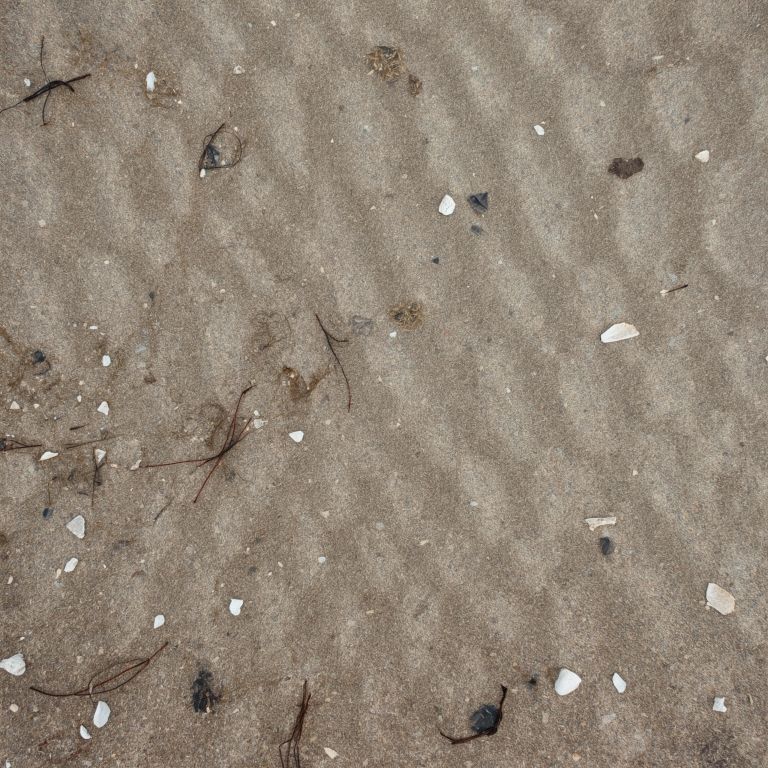
#> input picture generated/leonardo/coast_sand_foreshore_v1/candidate_2.jpg, 1536 x 1536 px, found by its file name (shown at 1/2 size)
$ python derive_plate_normals.py
#> lines starting #> are read from the running program, lines starting #| are printed output that depends on the picture; after the words box and inside, x2 and y2 are one past the last pixel; in counts of white or black regions, pixels touching at a corner belong together
### tools/process_leonardo_terrain_textures.py
#!/usr/bin/env python3
"""Prepare selected Leonardo terrain albedos for the Godot runtime.

The generator output is treated as an authored candidate, not as a drop-in
runtime texture: it is resized with Lanczos and moved to a half-tile phase so
large AI marks do not sit on the wrap seam. The final border pixels are welded
for deterministic repeatability.

Two tiers:

- Legacy families (timber, cobble, hay, ...) keep their 512 px albedo-only
  output. Runtime terrain resizes these to its 128 px texture-array tier.
- CO-01 ground families (coast_sand, sand, shore_shingle, mud, grass) are quilted
  seamless (`SEAMLESS_FAMILIES`) instead of phase-shifted, then ship a
  2048 px albedo plus a normal and a roughness map derived from the same plate.
  Leonardo cannot bake matching normal/roughness plates, so both are computed
  from a wrap-aware height estimate of the selected albedo (see
  `_derive_height`). The blend shader samples these per fragment.

Usage:
    python3 tools/process_leonardo_terrain_textures.py            # every family
    python3 tools/process_leonardo_terrain_textures.py --only sand mud
"""

from __future__ import annotations

import argparse
from pathlib import Path

import numpy as np
from PIL import Image, ImageChops

ROOT = Path(__file__).resolve().parents[1]
GENERATED = ROOT / "generated" / "leonardo"
PBR = ROOT / "assets" / "materials" / "pbr"
OUTPUTS = {
    "limestone_rubble": (
        GENERATED / "city_wall_limestone_v1" / "candidate_1.jpg",
        PBR / "limestone_rubble/limestone_rubble_albedo.png",
    ),
    "timber": (
        GENERATED / "timber_beam_v2" / "candidate_2.jpg",
        PBR / "timber/timber_albedo.png",
    ),
    "timber_floor": (
        GENERATED / "timber_floor_v2" / "candidate_1.jpg",
        PBR / "timber_floor/timber_floor_albedo.png",
    ),
    "cobble": (
        GENERATED / "cobble_street_v3" / "candidate_2.jpg",
        PBR / "cobble/cobble_albedo.png",
    ),
    "smithy_floor": (
        GENERATED / "smithy_flagstone_v3" / "candidate_2.jpg",
        PBR / "smithy_floor/smithy_floor_albedo.png",
    ),
    "hay": (
        GENERATED / "hay_thatch_v2" / "candidate_2.jpg",
        PBR / "hay/hay_albedo.png",
    ),
}
TARGET_SIZE = 512

## CO-01 (R-948) ground families. Every entry ships a GROUND_TARGET_SIZE albedo
## plus normal and roughness at GROUND_DERIVED_SIZE. The Leonardo realism model
## tops out at 1536 px, so the albedo is upscaled once with Lanczos. Derived maps
## stay at 1024: a 2048 normal of a noisy natural plate is 10-11 MiB as PNG, over
## the standard-Git limit in docs/ASSET_STORAGE_POLICY.md, and it would only
## resolve JPEG noise of the 1536 source (decision recorded in
## docs/reports/co01_coastal_ground_materials.md).
GROUND_TARGET_SIZE = 2048
GROUND_DERIVED_SIZE = 1024
GROUND_OUTPUTS = {
    "coast_sand": GENERATED / "coast_sand_foreshore_v1" / "candidate_2.jpg",
    "sand": GENERATED / "sand_upper_beach_v1" / "candidate_2.jpg",
    "shore_shingle": GENERATED / "shore_shingle_v1" / "candidate_2.jpg",
    "mud": GENERATED / "mud_tidal_yard_v3" / "candidate_2.jpg",
    "grass": GENERATED / "grass_meadow_v4" / "candidate_1.jpg",
    # R-1516: drought crust for dried puddle basins. Leonardo was out of tokens, so
    # this plate comes from OpenAI gpt-image-1 (generated/openai is gitignored too).
    "cracked_earth": ROOT / "generated" / "openai" / "cracked_earth_v1" / "candidate_1.png",
    # R-2281: tamped clay floor of a smoke dwelling's heated room (the drought
    # crust read as a desert indoors). OpenAI again: Leonardo was out of tokens.
    "clay_floor": ROOT / "generated" / "openai" / "clay_floor_v1" / "candidate_1.png",
}
## Per-family derivation constants.
## - normal_strength: slope gain of the height field (higher = deeper relief).
## - roughness: (dry base, damp base). Dark pixels read as damp hollows and move
##   toward the damp value; overcast Baltic ground stays mostly matte.
## - invert_height: shingle and grass read bright-on-top (pebble crowns, blades);
##   sand ripples and mud prints read dark in the trough, so height = luminance.
GROUND_DERIVATION = {
    "coast_sand": {"normal_strength": 5.0, "roughness": (0.90, 0.62), "blur": 1.0},
    "sand": {"normal_strength": 4.0, "roughness": (0.97, 0.88), "blur": 1.0},
    "shore_shingle": {"normal_strength": 7.0, "roughness": (0.82, 0.58), "blur": 1.5},
    # The selected mud plate carries baked wet-film glints; the shader adds its own
    # wet sheen (mud_wetness), so they are pulled back to the surrounding colour.
    "mud": {"normal_strength": 6.0, "roughness": (0.78, 0.40), "blur": 1.2, "despecular": True},
    "grass": {"normal_strength": 3.5, "roughness": (0.96, 0.84), "blur": 0.8},
    # Crack gaps are dark and low, plates bright and high: height = luminance.
    # albedo_only: the city ground shader is near the GL Compatibility sampler
    # limit, so it derives crack relief from this plate's luminance instead of a
    # second normal sampler. size: the 1024 px source is not upscaled.
    "cracked_earth": {
        "normal_strength": 7.0, "roughness": (0.97, 0.90), "blur": 0.8,
        "albedo_only": True, "size": 1024,
    },
    # Interior floor material (StandardMaterial3D): albedo only, the floor reads
    # flat from the cutaway camera and the plate carries its own grit.
    "clay_floor": {
        "normal_strength": 3.0, "roughness": (0.93, 0.85), "blur": 0.8,
        "albedo_only": True, "size": 1024,
    },
}
# Directional or coursed plates must keep their authored phase. A half-tile
# shift moves the original wrap seam into the middle of a wall face or board.
KEEP_SOURCE_PHASE = {
    "limestone_rubble",
    "timber",
    "timber_floor",
    "cobble",
    "smithy_floor",
}


# [15 lines left out: function _weld_edges, not called in this run]


## Overlap-quilting for isotropic ground plates. A half-tile phase shift only moves
## the wrap seam of a non-tileable plate into the middle of the tile, where it
## repeats as a visible cross grid on large ground areas. Instead the tile is cut
## from the top-left of the plate and the unused strip past its right and bottom
## edge (a natural continuation of the last column/row) is stitched over the
## tile's first columns/rows along a minimum-error path. Column 0 then continues
## the last column, so the wrap is seamless and the stitch hides in the grain.
SEAMLESS_OVERLAP_FRACTION = 1.0 / 6.0
SEAMLESS_MARGIN = 12  # px kept out of the cut path so the wrap edge is pure overlap
SEAMLESS_FEATHER = 1.5  # px Gaussian softening of the cut
# Every CO-01 ground family is isotropic natural ground with no authored course or
# grain direction, so all of them quilt. Shingle and mud carried the worst phase
# seam (mid-tile discontinuity 11x and 5x the local grain) because their plates
# have the strongest large marks.
SEAMLESS_FAMILIES = set(GROUND_OUTPUTS)

## Leonardo lights every plate from one side, so each albedo carries a broad
## bright-to-dark drift (38-53% of mean luminance on shingle, mud and grass).
## A seamless tile still repeats that drift as a blotch grid once the ground
## covers dozens of cells, which reads as the same "obvious cell" artefact as a
## hard seam. The drift is shading, not material, so it is divided out in linear
## light before quilting; a residual fraction is kept so the ground is not flat.
DEDRIFT_STRENGTH = 0.8
DEDRIFT_RADIUS_FRACTION = 1.0 / 8.0


def _min_error_cut(cost: np.ndarray, margin: int, cyclic: bool) -> np.ndarray:
    """Top-to-bottom path through cost (rows x cols) moving at most one column per row.

    With cyclic=True the path must end in the column it started in, because the
    rows themselves wrap (the second pass runs on an already tileable axis).
    """
    rows, cols = cost.shape
    cost = cost.copy()
    cost[:, :margin] = np.inf
    cost[:, cols - margin :] = np.inf
    starts = np.arange(margin, cols - margin, 2) if cyclic else np.array([-1])
    count = len(starts)
    acc = np.full((count, cols), np.inf)
    if cyclic:
        acc[np.arange(count), starts] = cost[0, starts]
    else:
        acc[0] = cost[0]
    back = np.zeros((rows, count, cols), dtype=np.int8)
    for row in range(1, rows):
        left = np.concatenate([np.full((count, 1), np.inf), acc[:, :-1]], axis=1)
        right = np.concatenate([acc[:, 1:], np.full((count, 1), np.inf)], axis=1)
        stacked = np.stack([left, acc, right])
        choice = np.argmin(stacked, axis=0)
        acc = np.take_along_axis(stacked, choice[None], axis=0)[0] + cost[row]
        back[row] = choice.astype(np.int8) - 1
    if cyclic:
        finals = acc[np.arange(count), starts]
        best = int(np.argmin(finals))
        column = int(starts[best])
    else:
        best = 0
        column = int(np.argmin(acc[0]))
    path = np.zeros(rows, dtype=np.int64)
    for row in range(rows - 1, -1, -1):
        path[row] = column
        column += int(back[row, best, column])
    return path


def _stitch_columns(plate: np.ndarray, tile: int, overlap: int, cyclic: bool) -> np.ndarray:
    """Make columns wrap: plate[:, tile:tile+overlap] replaces the tile's first columns."""
    body = plate[:, :tile].copy()
    head = body[:, :overlap]
    tail = plate[:, tile : tile + overlap]
    diff = ((head - tail) ** 2).sum(axis=-1)
    # Light smoothing so the cut follows regions of similar structure, not single pixels.
    diff = _wrap_blur(diff, 1.5)
    path = _min_error_cut(diff, SEAMLESS_MARGIN, cyclic)
    use_tail = (np.arange(overlap)[None, :] < path[:, None]).astype(np.float64)
    # Feather only along the cut direction; rows are left untouched so the
    # cyclic path stays tileable.
    half = max(1, int(SEAMLESS_FEATHER * 3.0))
    offsets = np.arange(-half, half + 1)
    weights = np.exp(-(offsets.astype(np.float64) ** 2) / (2.0 * SEAMLESS_FEATHER**2))
    weights /= weights.sum()
    padded = np.pad(use_tail, ((0, 0), (half, half)), mode="edge")
    mask = sum(padded[:, half + o : half + o + overlap] * w for o, w in zip(offsets, weights))
    body[:, :overlap] = tail * mask[..., None] + head * (1.0 - mask[..., None])
    return body


# [10 lines left out: function _broad_luminance, not called in this run]


def _srgb_to_linear(values: np.ndarray) -> np.ndarray:
    return np.where(values <= 0.04045, values / 12.92, ((values + 0.055) / 1.055) ** 2.4)


def _linear_to_srgb(values: np.ndarray) -> np.ndarray:
    return np.where(values <= 0.0031308, values * 12.92, 1.055 * values ** (1.0 / 2.4) - 0.055)


# [10 lines left out: function _flatten_lighting, not called in this run]


def _make_seamless(image: Image.Image) -> Image.Image:
    """Crop a tile from the plate and quilt its wrap edges from the leftover strips."""
    plate = np.asarray(image, dtype=np.float64) / 255.0
    size = min(plate.shape[0], plate.shape[1])
    overlap = int(size * SEAMLESS_OVERLAP_FRACTION)
    tile = size - overlap
    plate = plate[:size, :size]
    # Pass 1: horizontal wrap on the full height, so the bottom strip is also
    # x-tileable for pass 2.
    wide = _stitch_columns(plate, tile, overlap, cyclic=False)
    # Pass 2: vertical wrap on the transposed plate. Rows (former columns) now
    # wrap, so the cut must close on itself.
    tall = _stitch_columns(wide.transpose(1, 0, 2), tile, overlap, cyclic=True)
    return _to_image(tall.transpose(1, 0, 2), "RGB")


def _resize_tileable(image: Image.Image, size: int) -> Image.Image:
    """Lanczos resize that samples across the wrap instead of clamping the border."""
    pad = max(8, image.width // 32)
    padded = np.pad(np.asarray(image), ((pad, pad), (pad, pad), (0, 0)), mode="wrap")
    scale = size / image.width
    out_pad = int(round(pad * scale))
    big = Image.fromarray(padded).resize(
        (size + 2 * out_pad, size + 2 * out_pad), Image.Resampling.LANCZOS
    )
    return big.crop((out_pad, out_pad, out_pad + size, out_pad + size))


def _wrap_blur(values: np.ndarray, radius: float) -> np.ndarray:
    """Separable Gaussian with wrap-around so derived maps stay tileable."""
    if radius <= 0.0:
        return values
    half = max(1, int(radius * 3.0))
    offsets = np.arange(-half, half + 1)
    weights = np.exp(-(offsets.astype(np.float64) ** 2) / (2.0 * radius * radius))
    weights /= weights.sum()
    out = np.zeros_like(values)
    for offset, weight in zip(offsets, weights):
        out += np.roll(values, int(offset), axis=1) * weight
    result = np.zeros_like(values)
    for offset, weight in zip(offsets, weights):
        result += np.roll(out, int(offset), axis=0) * weight
    return result


# [15 lines left out: function _remove_baked_glints, not called in this run]


def _derive_height(albedo: np.ndarray, blur: float) -> np.ndarray:
    """Wrap-aware 0..1 height estimate from luminance.

    Low frequencies (lighting drift across the plate) are removed so the
    normal map carries grain and relief rather than one large tilt.
    """
    luminance = albedo[..., 0] * 0.2126 + albedo[..., 1] * 0.7152 + albedo[..., 2] * 0.0722
    detail = _wrap_blur(luminance, blur)
    broad = _wrap_blur(luminance, albedo.shape[0] / 64.0)
    height = detail - broad
    spread = max(float(np.percentile(np.abs(height), 99.0)), 1e-4)
    return np.clip(height / (2.0 * spread) + 0.5, 0.0, 1.0)


def _derive_normal(height: np.ndarray, strength: float) -> np.ndarray:
    """OpenGL-convention (+Y up) tangent-space normal, wrap-around central differences."""
    size = height.shape[0]
    scale = strength * size / 512.0
    dx = (np.roll(height, -1, axis=1) - np.roll(height, 1, axis=1)) * 0.5 * scale
    dy = (np.roll(height, -1, axis=0) - np.roll(height, 1, axis=0)) * 0.5 * scale
    normal = np.stack([-dx, dy, np.ones_like(height)], axis=-1)
    normal /= np.linalg.norm(normal, axis=-1, keepdims=True)
    return normal * 0.5 + 0.5


# [7 lines left out: function _derive_roughness, not called in this run]


def _to_image(values: np.ndarray, mode: str) -> Image.Image:
    image = Image.fromarray(np.clip(np.round(values * 255.0), 0, 255).astype(np.uint8))
    return image if image.mode == mode else image.convert(mode)


## Board plates cannot quilt across the boards: a min-error cut through a board
## gap smears the gap. Instead the tile is cropped from one board gap to another,
## so the horizontal wrap lands on a real gap, and only the along-grain (V) wrap
## is quilted, where the cut hides in the grain. The crop spans a whole number of
## boards, so the board pitch per tile changes; consumers rescale their UV
## density by the shipped board count (see BOARD_FAMILIES comments).
BOARD_GAP_MIN_DEPTH = 40.0  # column-mean darkness below local mean, 0..255
BOARD_GAP_MIN_PITCH_FRACTION = 0.6  # gaps closer than this x median pitch are cracks
## Family -> board count to keep. timber_floor_v2 candidate_1 has ~6 boards at
## 1024 px; the left one carries the plate's darkest lighting falloff, so four
## whole boards (gap 180 -> gap 849) ship.
BOARD_FAMILIES = {"timber_floor": 4}


# [130 lines left out: functions _board_gaps, _make_board_seamless, process_legacy, process_ground, main, not called in this run]


# [2 lines that do not run on import are left out]

### tools/assets/derive_plate_normals.py
#!/usr/bin/env python3
"""Derive the Kalev smithy interior's tileable texture plates.

The photoreal limestone rubble and floorboard plates ship albedo only. A flat
wall of rubble without relief reads as printed wallpaper (art playbook, material
scale), so the Kalev smithy interior bakes a wrap-around Sobel normal from each
plate's luminance once, offline, instead of calling
Image.bump_map_to_normal_map() on the main thread at load time.

It also prepares the beaten-earth forge floor from its Leonardo candidate
(generated/leonardo/smithy_beaten_earth_v1): quilted seamless with the CO-01
ground helpers, generator lighting divided out, plus a derived normal.

Run from the repository root:
    python3 tools/assets/derive_plate_normals.py
"""

from __future__ import annotations

from pathlib import Path

import sys

import numpy as np
from PIL import Image

ROOT = Path(__file__).resolve().parents[2]
sys.path.insert(0, str(ROOT / "tools"))
from process_leonardo_terrain_textures import (  # noqa: E402
    _derive_height,
    _derive_normal,
    _make_seamless,
    _resize_tileable,
    _to_image,
)

EARTH_SOURCE = ROOT / "generated" / "leonardo" / "smithy_beaten_earth_v1" / "candidate_2.jpg"
EARTH_SIZE = 1024
OUT_DIR = ROOT / "assets" / "props" / "architecture" / "interiors" / "kalev_smithy_shell" / "textures"
# (source albedo, output stem, strength). Strength scales the height gradient;
# rubble joints are deep, board grain and flag stones are shallow.
PLATES = [
    ("assets/materials/pbr/limestone_rubble/limestone_rubble_albedo.png", "limestone_rubble_normal", 5.0),
    ("assets/materials/pbr/timber_floor/timber_floor_albedo.png", "timber_floor_normal", 2.2),
    ("assets/materials/pbr/smithy_floor/smithy_floor_albedo.png", "smithy_floor_normal", 3.0),
]


def derive(source: Path, strength: float) -> Image.Image:
    rgb = np.asarray(Image.open(source).convert("RGB"), dtype=np.float32) / 255.0
    height = rgb @ np.array([0.299, 0.587, 0.114], dtype=np.float32)
    # Light blur so single-pixel speckle does not become high-frequency noise.
    blur = (height + np.roll(height, 1, 0) + np.roll(height, -1, 0) + np.roll(height, 1, 1) + np.roll(height, -1, 1)) / 5.0
    dx = (np.roll(blur, -1, 1) - np.roll(blur, 1, 1)) * 0.5
    dy = (np.roll(blur, -1, 0) - np.roll(blur, 1, 0)) * 0.5
    nx, ny, nz = -dx * strength, dy * strength, np.ones_like(blur)
    length = np.sqrt(nx * nx + ny * ny + nz * nz)
    normal = np.stack((nx / length, ny / length, nz / length), axis=-1)
    return Image.fromarray(np.clip((normal * 0.5 + 0.5) * 255.0 + 0.5, 0, 255).astype(np.uint8))


def beaten_earth() -> None:
    # The candidate's broad mottling is real floor variation (dust, damp), not
    # generator lighting, so it is quilted seamless without de-drifting.
    plate = _make_seamless(Image.open(EARTH_SOURCE).convert("RGB"))
    albedo = _resize_tileable(plate, EARTH_SIZE)
    albedo.save(OUT_DIR / "beaten_earth_albedo.png", optimize=True)
    values = np.asarray(albedo, dtype=np.float64) / 255.0
    normal = _derive_normal(_derive_height(values, 1.2), 3.0)
    _to_image(normal, "RGB").save(OUT_DIR / "beaten_earth_normal.png", optimize=True)
    print("wrote beaten_earth albedo + normal")


def main() -> None:
    OUT_DIR.mkdir(parents=True, exist_ok=True)
    beaten_earth()
#> in _min_error_cut, `cost[:, cols - margin :] = np.inf`:
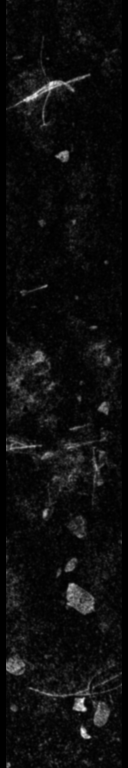
#> cost: shape (1536, 256) float64 (shown at 1/2 size); 9.38% of the values are NaN or infinite; the others: min 0.00378, max 0.86, mean 0.0569; drawn with min black, max white, NaN and infinite black
#> in _min_error_cut, `column = int(np.argmin(acc[0]))`: column = 28
#> the loop in _min_error_cut, `for row in range(rows - 1, -1, -1):` made 1536 passes
#> column on passes 1 to 3: 28, 28, 29
#> after the loop in _min_error_cut, `for row in range(rows - 1, -1, -1):`: column = 191; path = 1536 values, max 243 at index 935, min 23 at index 1478, mean 141
#> in _stitch_columns, `use_tail = (np.arange(overlap)[None, :] < path[:, None]).astype(np.flo..`:
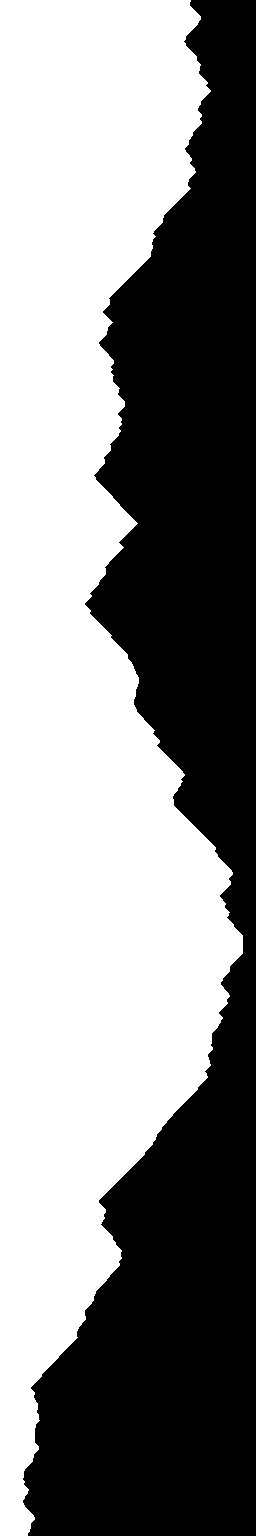
#> use_tail: shape (1536, 256) float64; values 0 (black) and 1 (white), 55.1% white; 1 black region, box (x1, y1, x2, y2) and area: (23, 0, 256, 1536) 176616
#> call 2 of _stitch_columns, with tile = 1280, overlap = 256, cyclic = True
#> in _stitch_columns (call 2), `head = body[:, :overlap]`:
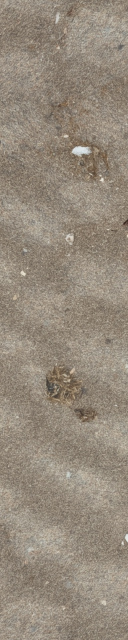
#> head: shape (1280, 256, 3) float64 (shown at 1/2 size); mean of channels 0, 1, 2 0.584, 0.54, 0.485; drawn as R, G, B
#> in _stitch_columns (call 2), `tail = plate[:, tile : tile + overlap]`:
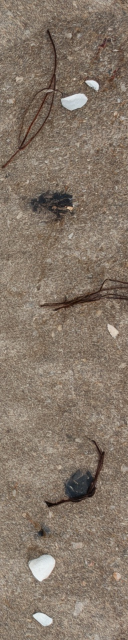
#> tail: shape (1280, 256, 3) float64 (shown at 1/2 size); mean of channels 0, 1, 2 0.521, 0.464, 0.409; drawn as R, G, B
#> call 2 of _wrap_blur, with radius = 1.5
#> after the loop in _wrap_blur (call 2), `for offset, weight in zip(offsets, weights):`:
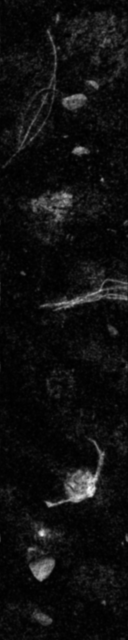
#> result: shape (1280, 256) float64 (shown at 1/2 size); min 0.00367, max 1.02, mean 0.0677; drawn with min black and max white
#> call 2 of _min_error_cut, with margin = 12, cyclic = True
#> in _min_error_cut (call 2), `acc[np.arange(count), starts] = cost[0, starts]`:
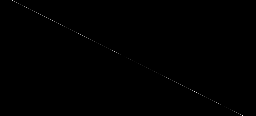
#> acc: shape (116, 256) float64; 99.61% of the values are NaN or infinite; the others: min 0.0123, max 0.109, mean 0.0431; drawn with min black, max white, NaN and infinite black
#> in _min_error_cut (call 2), `finals = acc[np.arange(count), starts]`: finals = 116 values, max 31.45 at index 115, min 24.66 at index 56, mean 26.41
#> in _min_error_cut (call 2), `best = int(np.argmin(finals))`: best = 56
#> in _min_error_cut (call 2), `column = int(starts[best])`: column = 124
#> the loop in _min_error_cut (call 2), `for row in range(rows - 1, -1, -1):` made 1280 passes
#> column on passes 1 to 3: 125, 126, 127
#> after the loop in _min_error_cut (call 2), `for row in range(rows - 1, -1, -1):`: path = 1280 values, max 155 at index 1107, min 15 at index 742, mean 81.84
#> in _resize_tileable, `padded = np.pad(np.asarray(image), ((pad, pad), (pad, pad), (0, 0)), m..`:
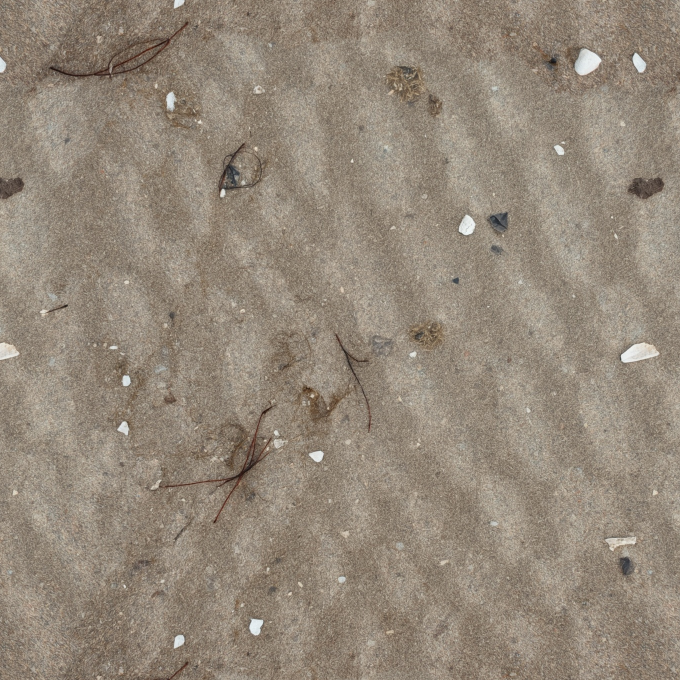
#> padded: shape (1360, 1360, 3) (shown at 1/2 size); mean R, G, B 147.8, 135.7, 121.2
#> in _derive_height, `spread = max(float(np.percentile(np.abs(height), 99.0)), 1e-4)`: spread = 0.158
#> in _derive_normal, `size = height.shape[0]`: size = 1024
#> in _derive_normal, `scale = strength * size / 512.0`: scale = 6
    for source, stem, strength in PLATES:
        output = OUT_DIR / f"{stem}.png"
        derive(ROOT / source, strength).save(output, optimize=True)
        print(f"wrote {output.relative_to(ROOT)}")


if __name__ == "__main__":
#> (the run stopped early here; a loop or call above may not have finished)
